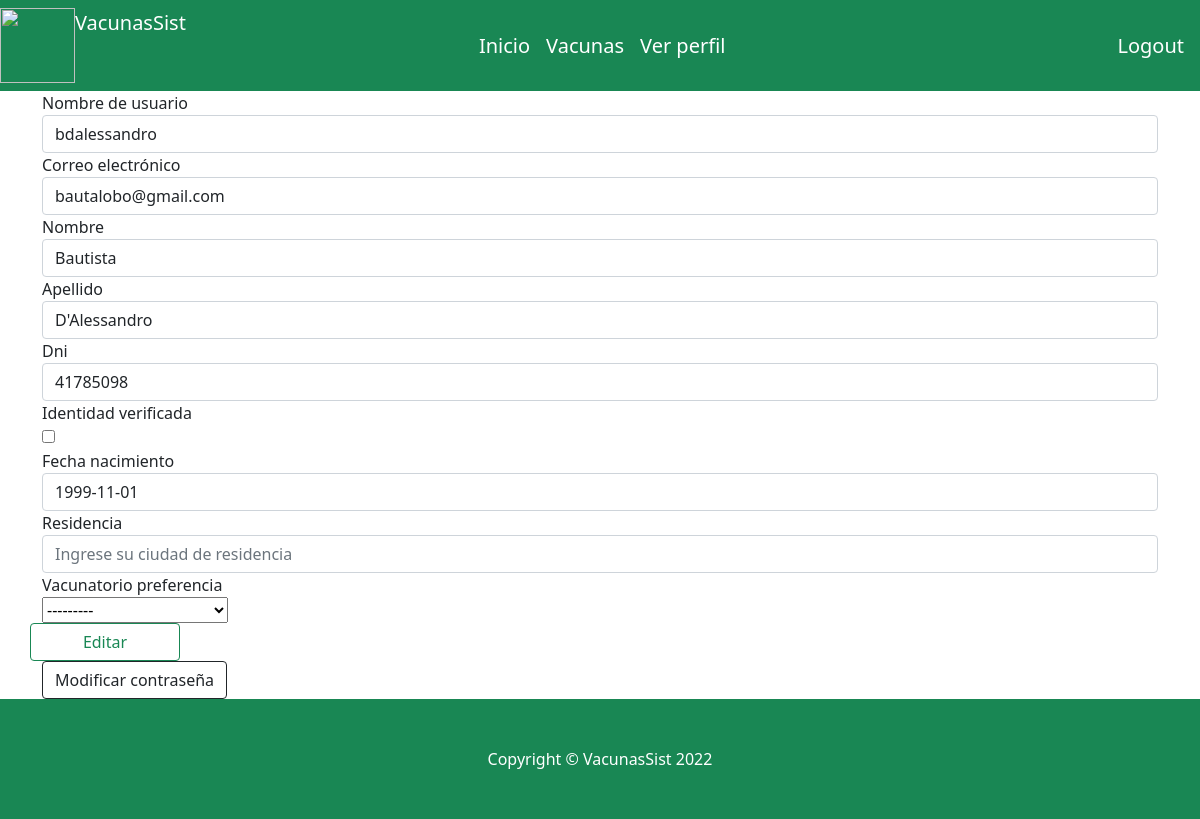
The app's page /verPerfil (signed in), older data.
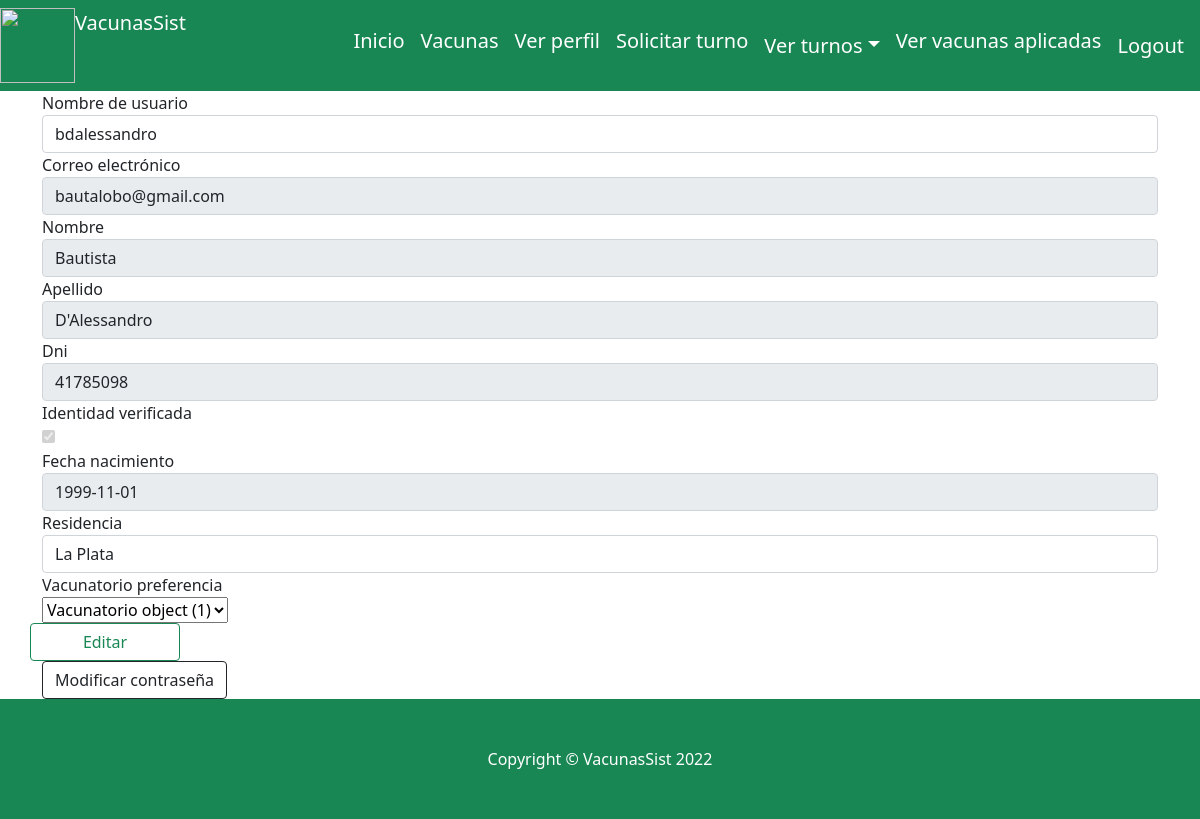
The same page, newer data.
### website/models.py (models this page shows)
class Usuario(AbstractBaseUser):
    username =models.CharField('Nombre de usuario', unique=True, max_length=100)
    email = models.EmailField('Correo electrónico', max_length=254, unique=True)
    nombre = models.CharField('Nombre', max_length=254)
    apellido = models.CharField('apellido', max_length=254)
    dni=models.IntegerField(help_text="DNI de la persona", unique=True)
    fecha_nacimiento= models.DateField(help_text="Fecha de nacimiento de la persona")
    residencia = models.TextField(help_text="Descripción de la tarea", null=True)
    vacunatorio_preferencia =models.ForeignKey(Vacunatorio, on_delete=models.CASCADE,null=True)
    fecha_creacion = models.DateTimeField(auto_now_add=True)
    identidad_verificada=models.BooleanField(default=False)
    usuario_activo= models.BooleanField(default=True)
    usuario_administrador = models.BooleanField(default=False)
    objects= UsuarioManager()
    USERNAME_FIELD = 'username'
    REQUIRED_FIELDS = ['email','nombre', 'apellido','dni', 'fecha_nacimiento']

### website/views.py (the view)
# urls.py: path('verPerfil', views.verPerfil, name="verPerfil"),
def verPerfil(request):
    id_usuario=request.user.id
    try:
        usuario= Usuario.objects.get(id=id_usuario)
        if request.method=="POST":
            print('entre al post y creo form')
            usuario_form =UpdateUsuarioForm(request.POST, instance = usuario)
            if usuario_form.is_valid():
                try:
                    usuario_form.save()
                    print('en guardar datos')
                    messages.success(request, 'Perfil actualizado correctamente')
                    return redirect('index')
                except Exception as e:
                    print(repr(e))
                    messages.error(request, 'Su perfil no se ha actualizado.')
        else:
            print('no entre al post y creo form')
            usuario_form=UpdateUsuarioForm(instance = usuario)
            print('form')
            usuario_form=usuario_form.deshabilitarCampos(usuario.identidad_verificada)
        return render(request, "website/verPerfil.html",{ 'usuario_form':usuario_form})
    except Exception as e:
            print(repr(e))

### website/forms.py (called while the page is built)
    def deshabilitarCampos(self, identidad):
        if identidad:
            print(' if verificado')
            self.fields['identidad_verificada'].widget.attrs.update({'disabled': True})
            self.fields['dni'].widget.attrs.update({'readonly': True})
            self.fields['email'].widget.attrs.update({'readonly': True})
            self.fields['fecha_nacimiento'].widget.attrs.update({'readonly': True})
            self.fields['nombre'].widget.attrs.update({'readonly': True})
            self.fields['apellido'].widget.attrs.update({'readonly': True})
        return self

### website/templates/website/verPerfil.html (shortened to what this page needs)
{% extends "website/layout.html" %}
{% block body %}
<div class="container">
  <div class="row">
    <div class="col">
        <form action="" method="post" enctype=multipart/form-data>
            <table>
                <div class="row form-group">
                    <div> {{ usuario_form.username.label }}</div>
                    <div> {{ usuario_form.username }}</div>
                </div>
                <div class="row form-group">
                    <div> {{ usuario_form.email.label }}</div>
                    <div> {{ usuario_form.email }}</div>
                </div>
                <div class="row form-group">
                    <div> {{ usuario_form.nombre.label }}</div>
                    <div> {{ usuario_form.nombre }}</div>
                </div>
                <div class="row form-group">
                    <div> {{ usuario_form.apellido.label }}</div>
                    <div> {{ usuario_form.apellido }}</div>
                </div>
                <div class="row form-group">
                    <div> {{ usuario_form.dni.label }}</div>
                    <div> {{ usuario_form.dni }}</div>
                </div>
                <div class="row form-group">
                    <div> {{ usuario_form.identidad_verificada.label }}</div>
                    <div> {{ usuario_form.identidad_verificada }}</div>
                </div>
                <div class="row form-group">
                    <div> {{ usuario_form.fecha_nacimiento.label }}</div>
                    <div> {{ usuario_form.fecha_nacimiento }}</div>
                </div>
                <div class="row form-group">
                    <div> {{ usuario_form.residencia.label }}</div>
                    <div> {{ usuario_form.residencia }}</div>
                </div>
                <div class="row form-group">
                    <div> {{ usuario_form.vacunatorio_preferencia.label }}</div>
                    <div> {{ usuario_form.vacunatorio_preferencia }}</div>
                </div>
                <div class="row form-group">
                    <input  class="btn btn-outline-success"  type="submit" value="Editar" style="width: 150px;">
                    <div class="nav-item"><a class="btn btn-outline-dark mt-auto" href="{% url 'modificar_password' %}">Modificar contraseña</a></div>
                </div>
            </table>
        </form>
    </div>
    </div>
  </div>
 {% endblock %}

### website/templates/website/layout.html (shortened to what this page needs)
{% load static %}
<!DOCTYPE html>
<html lang="en">
    <head>
        <link href="https://cdn.jsdelivr.net/npm/bootstrap-icons@1.4.1/font/bootstrap-icons.css" rel="stylesheet" />
        <link href="{% static 'css/styles.css' %}" rel="stylesheet" />
    </head>
    <body>
        <nav class="navbar navbar-expand-md navbar-white bg-success">
            <div class="navbar-collapse collapse w-75 order-1 order-md-0 dual-collapse2">
                <ul class="navbar-nav mr-auto">
                    <li class="nav-item active">
                        <IMG href="{% url 'index' %}"style="text-align: left;" src="https://i.imgur.com/zGzig89.png" width=75 height=75>
                    </li>
                    <li class="nav-item">
                        <a class="navbar-brand" style="color:white" href="{% url 'index' %}">VacunasSist</a>
                    </li>
                </ul>
            </div>
            <div class="mx-auto w-100 ">
                <ul class="navbar-nav mr-auto mx-auto">
                    <li class="nav-item"><a class="navbar-brand " style="color:white" href="{% url 'index' %}">Inicio</a></li>
                    <li class="nav-item"><a class="navbar-brand " style="color:white" href="{% url 'informacion_vacuna' %}">Vacunas</a></li>
                        {% if request.user.is_authenticated %}
                            <li class="nav-item"><a class="navbar-brand " style="color:white" href="{% url 'verPerfil' %}">Ver perfil</a></li>
                            {% if request.user.identidad_verificada  %}
                                <li class="nav-item"><a class="navbar-brand " style="color:white" href="{% url 'solicitar_turno' %}">Solicitar turno</a></li>
                                <a class="nav-item navbar-brand mx-8 dropdown-toggle" id="navbarDropdown" style="color:white" href="#" role="button" data-bs-toggle="dropdown" aria-expanded="false">Ver turnos</a>
                                <li class="nav-item"><a class="navbar-brand" style="color:white" href="{% url 'ver_vacunas_aplicadas' %}">Ver vacunas aplicadas</a></li>
                            {% endif %}
                        {% endif %}
                </ul>
            </div>
            <div class="me-auto order-0 navbar-collapse collapse order-1 dual-collapse2" style="text-align: right;">
                <ul class="navbar-nav ml-auto">
                    {% if request.user.is_authenticated %}
                        <a class="nav-item"><a class="navbar-brand" style="color:white" href="{% url 'logout' %}">Logout</a>
                    {% else %}
                        <li class="nav-item"><a class="navbar-brand" style="color:white" href="{% url 'login' %}">Iniciar Sesión</a></li>
                        <li class="nav-item"><a class="navbar-brand" style="color:white" href="{% url 'register' %}">Registrar</a></li>
                    {% endif %}
                </ul>
            </div>
        </nav>
        {% block body %}
        {% endblock %}
        <footer class="py-5 bg-success">
            <div class="container px-5"><p class="m-0 text-center text-white">Copyright &copy; VacunasSist 2022</p></div>
        </footer>
    </body>
</html>

Row changes from the older to the newer data that the page shows:
changed Usuario "bdalessandro": identidad_verificada "☐" → "☑"; residencia (not shown) → "La Plata"; vacunatorio_preferencia "---------" → "Vacunatorio object (1)"
Text that changed along with them:
text now shown: "Solicitar turno Ver turnos Ver vacunas aplicadas"
